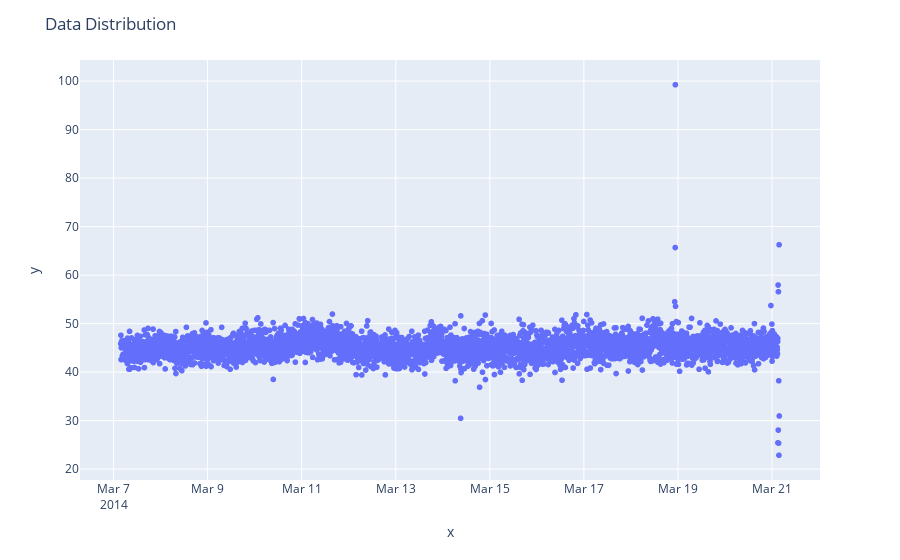

This figure's notebook cell:
### Code cell
fig = px.scatter(x=data.timestamp, y=data.value)
fig.update_layout(title = "Data Distribution")
fig.show()

### Figure 1 — Plotly figure (JSON) as saved in the notebook; plotly's stock layout.template omitted (floating-point values rounded to 4 significant figures; data arrays with more than 128 entries replaced by an {"elided": "..."} marker saying what was removed)
{"data": [{"hovertemplate": "x=%{x}<br>y=%{y}<extra></extra>", "legendgroup": "", "marker": {"color": "#636efa", "symbol": "circle"}, "mode": "markers", "name": "", "showlegend": false, "type": "scattergl", "x": {"elided": "4032 str values"}, "xaxis": "x", "y": {"elided": "4032 float values"}, "yaxis": "y"}], "layout": {"legend": {"tracegroupgap": 0}, "margin": {"t": 60}, "title": {"text": "Data Distribution"}, "xaxis": {"anchor": "y", "domain": [0, 1], "title": {"text": "x"}}, "yaxis": {"anchor": "x", "domain": [0, 1], "title": {"text": "y"}}}}
